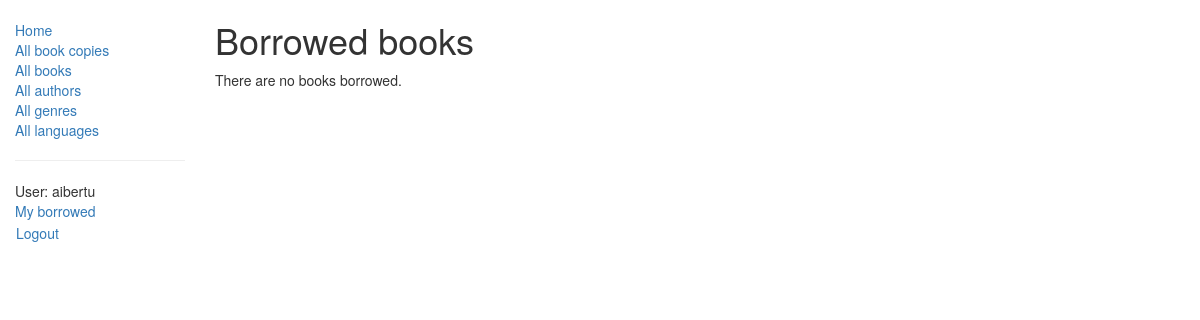
Page /catalog/mybooks/ (signed in) on the earlier database version.
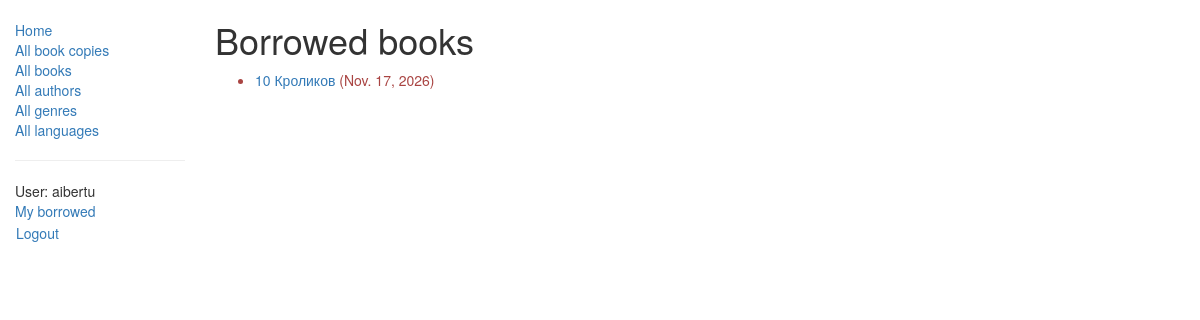
Same page on the later database version.
### catalog/models.py (models this page shows, shortened)
class BookInstance(models.Model):
    borrower = models.ForeignKey(settings.AUTH_USER_MODEL, on_delete=models.SET_NULL, null=True, blank=True)
    @property
    def is_overdue(self):
        return bool(self.due_back and date.today() > self.due_back)
    """
    Model representing a specific copy of a book (i.e. that can be borrowed from the library).
    """
    id = models.UUIDField(primary_key=True, default=uuid.uuid4, help_text="Unique ID for this particular book across whole library")
    book = models.ForeignKey('Book', on_delete=models.SET_NULL, null=True)
    imprint = models.CharField(max_length=200)
    due_back = models.DateField(null=True, blank=True)
    LOAN_STATUS = (
        ('m', 'Maintenance'),
        ('o', 'On loan'),
        ('a', 'Available'),
        ('r', 'Reserved'),
    )
    status = models.CharField(max_length=1, choices=LOAN_STATUS, blank=True, default='m', help_text='Book availability')
    class Meta:
        ordering = ["due_back"]
        permissions = (("can_mark_returned", "Set book as returned"),)
        permissions = (('can_mark_returned', 'Can mark returned'),)

class Book(models.Model):
    language = models.ForeignKey('Language', on_delete=models.SET_NULL, null=True)
    title = models.CharField(max_length=200)
    author = models.ForeignKey('Author', on_delete=models.SET_NULL, null=True)
    summary = models.TextField(max_length=1000, help_text="Enter a brief description of the book")
    isbn = models.CharField('ISBN',max_length=13, help_text='13 Character <a href="https://www.isbn-international.org/content/what-isbn">ISBN number</a>')
    genre = models.ManyToManyField(Genre, help_text="Select a genre for this book")
    def display_genre(self):
        """
        Creates a string for the Genre. This is required to display genre in Admin.
        """
        return ', '.join([genre.name for genre in self.genre.all()[:3]])
    display_genre.short_description = 'Genre'

### catalog/views.py (the view)
# urls.py: re_path('mybooks/', views.LoanedBooksByUserListView.as_view(), name='my-borrowed'),
class LoanedBooksByUserListView(LoginRequiredMixin,generic.ListView):
    model = BookInstance
    template_name = 'catalog/bookinstance_list_borrowed_user.html'
    paginate_by = 10
    def get_queryset(self):
        return (
            BookInstance.objects.filter(borrower=self.request.user).filter(status__exact='o').order_by('due_back')
        )

### catalog/templates/catalog/bookinstance_list_borrowed_user.html
{% extends "base_generic.html" %}
{% block content %}
    <h1>Borrowed books</h1>
    {% if bookinstance_list %}
    <ul>
      {% for bookinst in bookinstance_list %}
      <li class="{% if bookinst.is_overdue %}text-danger{% endif %}">
        <a href="{% url 'book-detail' bookinst.book.pk %}">{{ bookinst.book.title }}</a> ({{ bookinst.due_back }})
      </li>
      {% endfor %}
    </ul>
    {% else %}
      <p>There are no books borrowed.</p>
    {% endif %}
{% endblock %}

Differences in the rows shown:
now on this page (row edited): BookInstance: book "10 Кроликов", due_back "Nov. 17, 2026"
Other differences:
text no longer shown: "There are no books borrowed."
